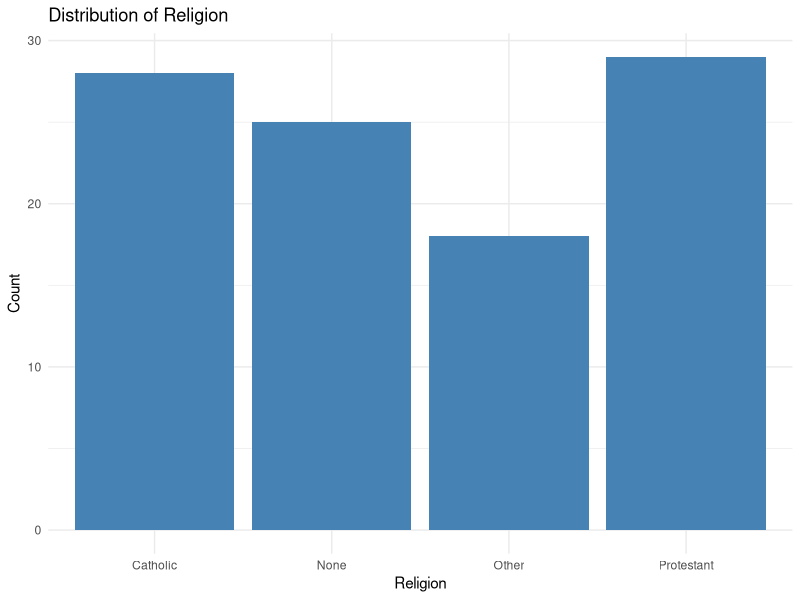
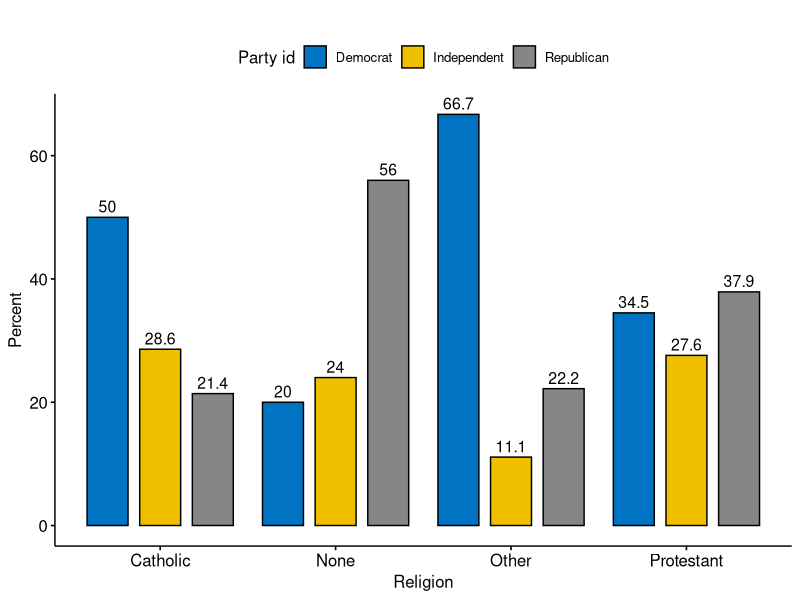
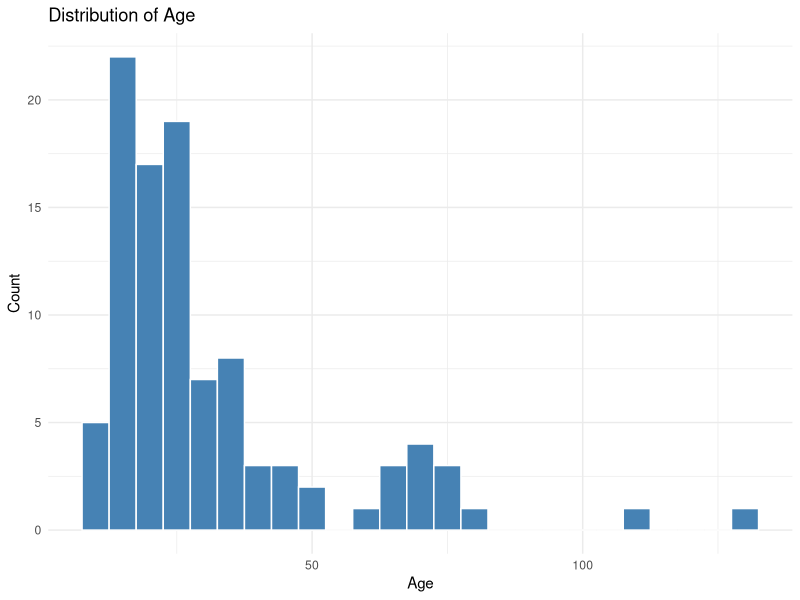

Recreate these plots in R, in order.
## ---- chunk 1
library(tidyverse)
library(ggplot2)
library(ggpubr) # for nice graphs
library(rstatix) # for summaries
# library(here)

tvhours_data <- tibble(
  marital = sample(c("Divorced", "Married", "Never married", "Separated", "Widowed"), 100, replace = TRUE),
  age = round(rexp(100, rate = 0.05) + 11),  # Skewed age distribution
  race = sample(c("Black", "Other", "White"), 100, replace = TRUE),
  rincome = sample(c("$10000 - 14999", "$15000 - 19999", "$20000 - 24999", "$25000 or more", "Less than 10000"), 100, replace = TRUE),
  partyid = sample(c("Independent", "Not str democrat", "Not str republican", "Strong democrat", "Strong republican"), 100, replace = TRUE),
  relig = sample(c("Catholic", "None", "Other", "Protestant"), 100, replace = TRUE),
  tvhours = round((age - 11) / 10 + rpois(100, lambda = 1), 0)
)

tvhours_data <- tvhours_data %>% 
  mutate(partyid2 = case_when(
    partyid %in% c("Strong democrat", "Not str democrat") ~ "Democrat",
    partyid %in% c("Strong republican", "Not str republican") ~ "Republican",
    TRUE ~ "Independent"
  ))

# write_csv(tvhours_data, file = here('tvhours_data_js.csv'))
## ---- chunk 2
ggplot(tvhours_data, aes(x = relig)) +
  geom_bar(fill = "steelblue") +
  labs(title = "Distribution of Religion", x = "Religion", y = "Count") +
  theme_minimal()
## ---- chunk 3
tvhours_data %>% 
  freq_table(relig,partyid2) %>% 
  ggbarplot(
    x = "relig",
    y = "prop",
    fill = "partyid2",
    #palette = c("steelblue","gold","darkred"),
    palette = "jco",
    label = TRUE,
    position = position_dodge(0.9),
    xlab = "Religion",
    ylab = "Percent",
    title = "",
    legend.title = "Party id")
## ---- chunk 4
ggplot(tvhours_data, aes(x = age)) +
  geom_histogram(binwidth = 5, fill = "steelblue", color = "white") +
  labs(title = "Distribution of Age", x = "Age", y = "Count") +
  theme_minimal()
